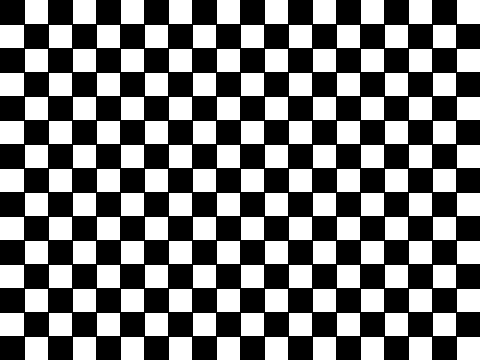
#> input picture assets/checkerboard.png, 480 x 360 px
$ python blur_matrix.py   (older library calls are emulated)
#> lines starting #> are read from the running program, lines starting #| are printed output that depends on the picture; after the words box and inside, x2 and y2 are one past the last pixel; in counts of white or black regions, pixels touching at a corner belong together; long printed decimals are rounded
### utils.py
\
\
\
\
\
\

import os
import time
import numpy as np
import cv2

def ensure_dir(path):

    os.makedirs(path, exist_ok=True)
    return path

def timestamp():

    return time.strftime("%Y%m%d_%H%M%S")

def load_image(path):
#> called with path = 'assets/checkerboard.png'
    img = cv2.imread(path, cv2.IMREAD_COLOR)
#> img is the input picture: shape (360, 480, 3); 46.1% white; 150 white regions, largest, box (x1, y1, x2, y2) and area: (25, 0, 48, 24) 552, (73, 0, 96, 24) 552, (121, 0, 144, 24) 552
    if img is None:
        raise FileNotFoundError(f"Could not read image: {path}")
    return img

def save_image(path, img):
    ensure_dir(os.path.dirname(path) or ".")
    cv2.imwrite(path, img)
    return path

# [97 lines left out: functions simulate_blur, draw_line_chart, draw_bar_chart, not called in this run]

### blur.py
import numpy as np
import cv2

METHODS = ["laplacian", "tenengrad", "fft"]

def to_gray(img):
    if img.ndim == 3:
        return cv2.cvtColor(img, cv2.COLOR_BGR2GRAY).astype(np.float32)
    return img.astype(np.float32)

def variance_of_laplacian(gray):

    lap = cv2.Laplacian(gray, cv2.CV_32F, ksize=3)
    return float(lap.var())

# [91 lines left out: functions tenengrad, fft_high_freq_energy, blur_score, compute_all_blur_scores, compute_blur_map, not called in this run]

# [9 lines that do not run on import are left out]

### blur_matrix.py
\
\
\
\
\
\

import numpy as np
import cv2

from blur import to_gray, variance_of_laplacian, tenengrad, fft_high_freq_energy

_METRIC_FNS = {
    "laplacian": variance_of_laplacian,
    "tenengrad": tenengrad,
    "fft": fft_high_freq_energy,
}

# [6 lines left out: function grid_from_kernel, not called in this run]

def compute_blur_matrix(img, grid_cols=12, grid_rows=None, method="laplacian", kernel=None):
\
\
\
\
\
\
\

    gray = to_gray(img)
    h, w = gray.shape
#> h = 360; w = 480
    if kernel is not None:
        grid_rows, grid_cols = grid_from_kernel(h, w, kernel[0], kernel[1])
    if grid_rows is None:
        grid_rows = max(2, round(grid_cols * h / w))
#> grid_rows = 9
    else:
        grid_rows = max(2, int(grid_rows))
    grid_cols = max(2, int(grid_cols))

    cell_w = w / grid_cols
#> cell_w = 40
    cell_h = h / grid_rows
#> cell_h = 40

    matrix = np.zeros((grid_rows, grid_cols), dtype=np.float64)
    if method not in _METRIC_FNS:
        raise ValueError(f"Unknown method: {method}. Choose from {list(_METRIC_FNS)}")
    fn = _METRIC_FNS[method]

    for r in range(grid_rows):
        y0, y1 = int(r * cell_h), int((r + 1) * cell_h)
        for c in range(grid_cols):
            x0, x1 = int(c * cell_w), int((c + 1) * cell_w)
            cell = gray[y0:y1, x0:x1]
            matrix[r, c] = fn(cell) if cell.size > 0 else 0.0
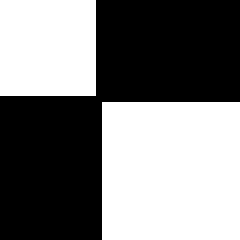
#> cell: shape (40, 40) float32 (shown 6 times larger); 49.1% white; 2 white regions, box (x1, y1, x2, y2) and area: (17, 17, 40, 40) 529, (0, 0, 16, 16) 256

    return matrix

# [74 lines left out: functions compute_all_blur_matrices, matrix_stats, compute_scattering_angle_matrix, draw_grid_overlay, not called in this run]

def to_blur_ratio(matrix):
\
\
\
\
\

    vmin, vmax = matrix.min(), matrix.max()
#> vmin = 100463.6; vmax = 242152.2
    rng = (vmax - vmin) or 1.0
#> rng = 141688.6
    sharpness_norm = (matrix - vmin) / rng
    return 1.0 - sharpness_norm

def matrix_to_heatmap(matrix, vmin=None, vmax=None, cmap=cv2.COLORMAP_JET,
                      out_w=480, out_h=360, annotate=False):
\
\

#> called with matrix = array of shape (9, 12), cmap = 2, out_w = 480, out_h = 360, annotate = True
    rows, cols = matrix.shape
#> rows = 9; cols = 12
    if vmin is None:
        vmin = float(matrix.min())
#> vmin = 0
    if vmax is None:
        vmax = float(matrix.max())
#> vmax = 1
    span = (vmax - vmin) if (vmax - vmin) > 1e-9 else 1.0
#> span = 1

    norm = np.clip((matrix - vmin) / span, 0.0, 1.0)
    scaled = (norm * 255).astype(np.uint8)
    small_color = cv2.applyColorMap(scaled, cmap)
    heat = cv2.resize(small_color, (out_w, out_h), interpolation=cv2.INTER_NEAREST)
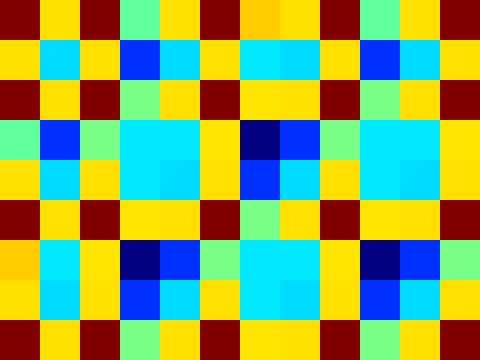
#> heat: shape (360, 480, 3); mean of channels 0, 1, 2 94.7, 165.4, 133.4; drawn as B, G, R

    cell_w = out_w / cols
#> cell_w = 40
    cell_h = out_h / rows
#> cell_h = 40
    for c in range(cols + 1):
        x = int(c * cell_w)
        cv2.line(heat, (x, 0), (x, out_h), (30, 30, 30), 1)
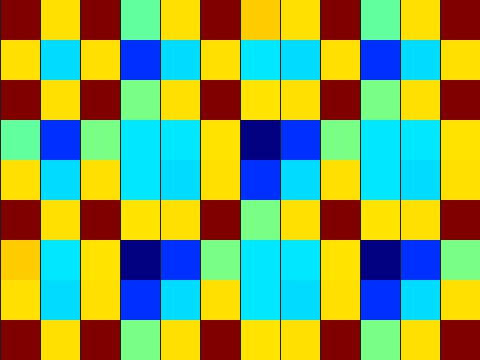
#> heat: shape (360, 480, 3); 2.5% of pixels changed, all inside (x1, y1, x2, y2) = (0, 0, 441, 360); drawn as B, G, R
    for r in range(rows + 1):
        y = int(r * cell_h)
        cv2.line(heat, (0, y), (out_w, y), (30, 30, 30), 1)
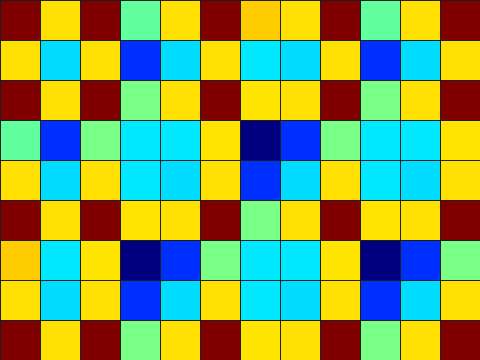
#> heat: shape (360, 480, 3); 2.44% of pixels changed, all inside (x1, y1, x2, y2) = (1, 0, 480, 321); drawn as B, G, R

    if annotate and rows * cols <= 140:
        for r in range(rows):
            for c in range(cols):
                val = matrix[r, c]
                txt = f"{val:.1f}" if abs(val) < 1000 else f"{val:.0f}"
                x = int(c * cell_w + cell_w * 0.15)
                y = int(r * cell_h + cell_h * 0.6)
                cv2.putText(heat, txt, (x, y), cv2.FONT_HERSHEY_SIMPLEX,
                            0.28, (0, 0, 0), 1, cv2.LINE_AA)
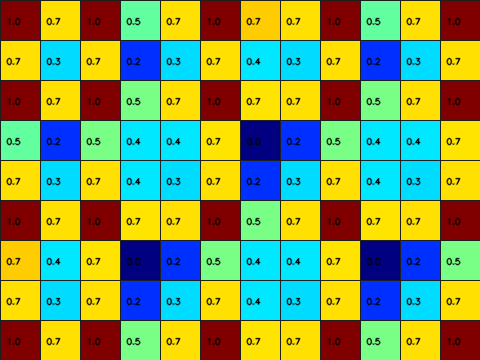
#> heat: shape (360, 480, 3); 5.65% of pixels changed, all inside (x1, y1, x2, y2) = (6, 17, 461, 346); drawn as B, G, R
    return heat

# [5 lines left out: function save_matrix_csv, not called in this run]

def load_matrix_csv(filepath):

    return np.loadtxt(filepath, delimiter=",", comments="#")

if __name__ == "__main__":
    import sys
    from utils import load_image, save_image
    path = sys.argv[1] if len(sys.argv) > 1 else "assets/checkerboard.png"
    img = load_image(path)
    matrix = compute_blur_matrix(img, grid_cols=12, method="laplacian")
    ratio = to_blur_ratio(matrix)
    heat = matrix_to_heatmap(ratio, annotate=True)
    save_image("results/blur_matrix_demo.png", heat)
    print("Blur matrix shape:", matrix.shape)
#| Blur matrix shape: (9, 12)
    print("Mean blur ratio:", ratio.mean())
#| Mean blur ratio: 0.578
    print("Saved results/blur_matrix_demo.png")
